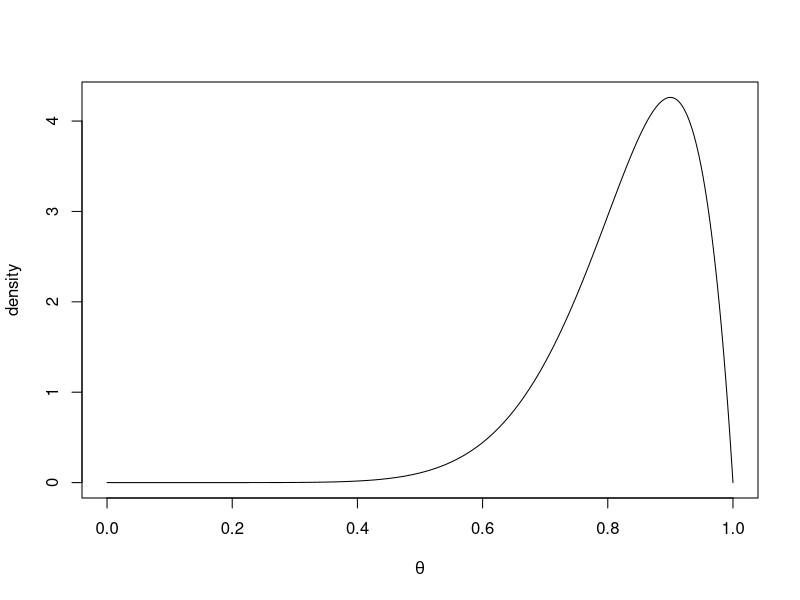
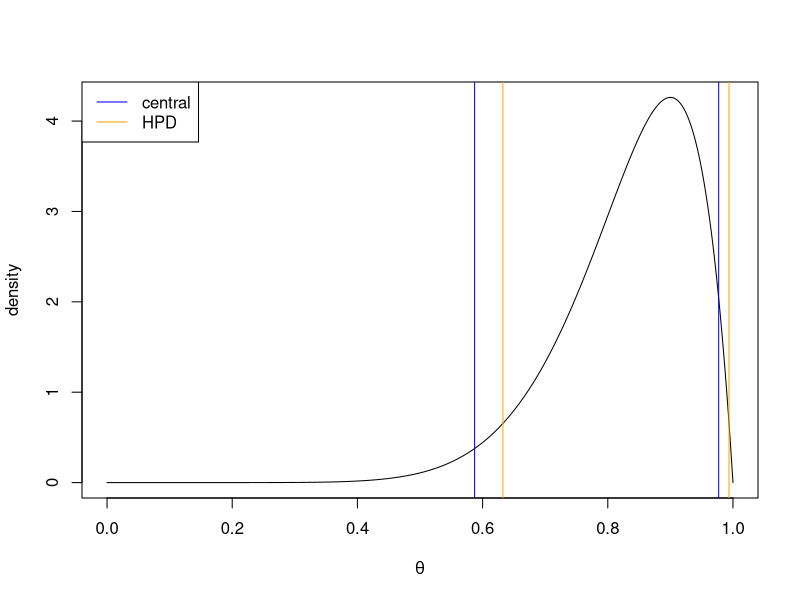

Write the R code that produced these figures, in order.
## ---- chunk 1
#| echo: false
#| output: true

tbl <- data.frame(
  Term = c(
    "$p(y \\mid \\theta)$",
    "$p(\\theta)$",
    "$p(y)$",
    "$p(\\theta \\mid y)$",
    "$p(\\tilde{y} \\mid y)$"
  ),
  Description = c(
    "Likelihood function",
    "Prior distribution for $\\theta$",
    "Marginal likelihood for $y$ (a.k.a. prior predictive distribution)",
    "Posterior distribution for $\\theta$",
    "Posterior predictive distribution for $\\theta$"
  )
)

knitr::kable(tbl, escape = FALSE, align = c("l", "l"))
## ---- chunk 2
#posterior distribution for theta is Beta(10, 2)
#set shape parameters
a <- 10
b <- 2

#create sequence of possible values of theta
theta <- seq(0, 1, len = 1000)
#find posterior density for these values of theta
d <- dbeta(theta, shape1 = a, shape2 = b)

# plot of density
plot(theta, d, type = "l",
     ylab = "density",
     xlab = expression(theta))
## ---- chunk 3
#find 95% central credible interval and hpd
cci <- qbeta(c(.025, .975), shape1 = a, shape2 = b)
cci
## ---- chunk 4
# load and install TeachingDemos package if necessary
if (!require(TeachingDemos)) {
  install.packages("TeachingDemos",
                   repos = "https://cran.r-project.org")
  library(TeachingDemos)
}

hpdi <- hpd(qbeta, shape1 = a, shape2 = b, conf = .95)
hpdi
## ---- chunk 5
plot(theta, d, type = "l",
     ylab = "density",
     xlab = expression(theta))
#draw vertical lines on plot for cci and hpdi.  Add legend
abline(v = cci, col = "blue")
abline(v = hpdi, col = "orange")
legend("topleft", legend = c("central", "HPD"), lty = 1,
       col = c("blue", "orange"))
## ---- chunk 6
# map estimate
optimize(f = dbeta, interval = 0:1, shape1 = 10, shape2 = 2,
         maximum = TRUE)
## ---- chunk 7
# estimate mean
mean(rbeta(n = 1000, shape1 = a, shape2 = b))
## ---- chunk 8
# estimate variance
var(rbeta(n = 1000, shape1 = a, shape2 = b))
